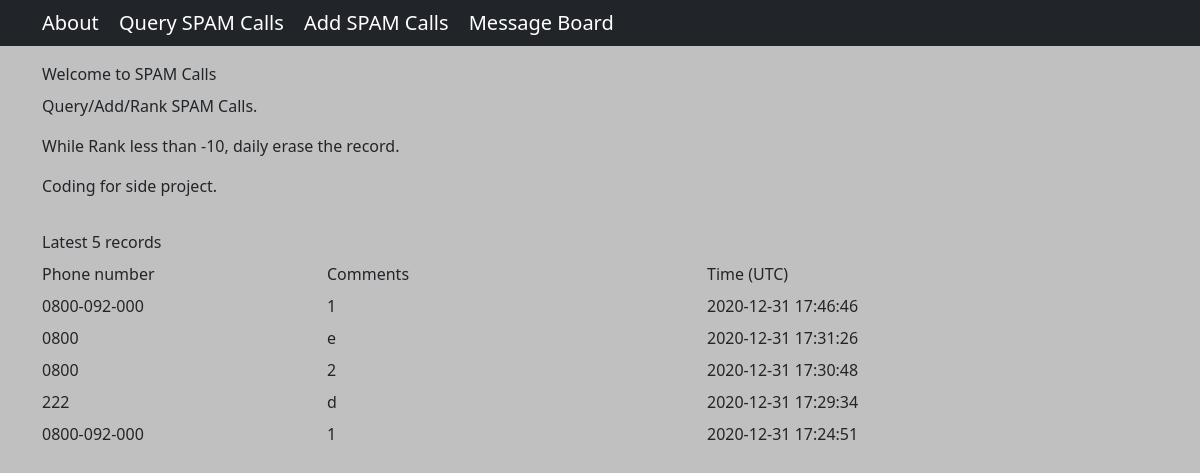
Before: /about with the older database file.
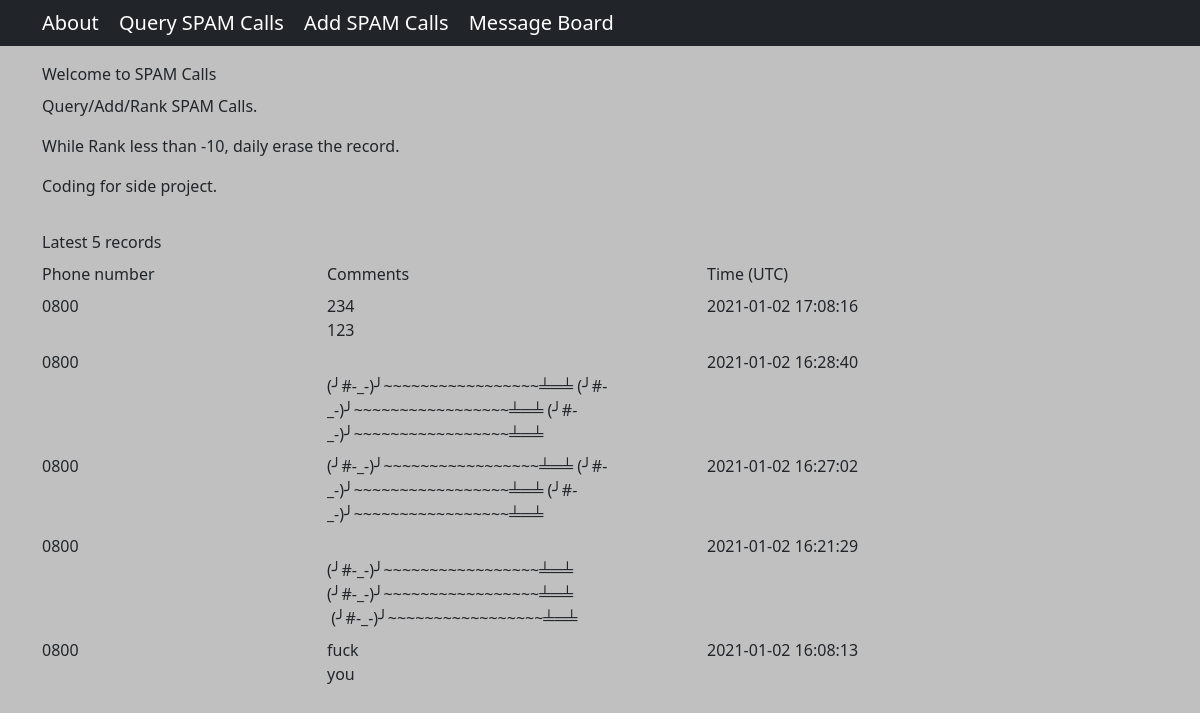
After: the same page with the newer database file.
### tables this page shows
CREATE TABLE calls (
            id INTEGER PRIMARY KEY AUTOINCREMENT,
            phone TEXT NOT NULL,
            comments TEXT NOT NULL,
            time TIMESTAMP DEFAULT CURRENT_TIMESTAMP,
            rank INTEGER DEFAULT 0
        );

### routes.py (the view)
@app.route("/", methods=["POST", "GET"])
@app.route("/about", methods=["POST", "GET"])
def about():
    sql = "select * from calls order by id desc limit 5"
    with sqlite3.connect(database) as con:
        con.row_factory = sqlite3.Row
        cur = con.cursor()
        cur.execute(sql)
        data = cur.fetchall()
    msg = ""
    if data == []:
        msg = None
        return render_template("result.html", action='query', msg=msg)
    return render_template("about.html", data=data)

### templates/about.html (shortened to what this page needs)
{% extends "template.html" %}
{% block main %}
<div class="container">
    <label class="form-label">Welcome to SPAM Calls</label>
    <p class="text-justify">Query/Add/Rank SPAM Calls.</p>
    <p class="text-justify">While Rank less than -10, daily erase the record.</p>
    <p class="text-justify">Coding for side project.</p>
</div>
<div class="container">
    {% if msg != None%}
    <label class="form-label">Latest 5 records</label>
    <div class="row mb-2">
        <div class="col-3">Phone number</div>
        <div class="col-4">Comments</div>
        <div class="col-4">Time (UTC)</div>
    </div>
    {% for rec in data %}
    <div class="row mb-2">
        <div class="col-3">{{ rec["phone"] }}</div>
        <div class="col-4 newline">{{ rec["comments"] }}</div>
        <div class="col-4">{{ rec["time"] }}</div>
    </div>
    {% endfor %}
    {% endif %}
</div>
{% endblock %}

Changed rows visible on the page:
no longer on this page (row edited): calls: phone "0800-092-000", comments "1", time "2020-12-31 17:46:46"
no longer on this page (row edited): calls: phone "0800", comments "e", time "2020-12-31 17:31:26"
no longer on this page (row unchanged): calls: phone "0800", comments "2", time "2020-12-31 17:30:48"
no longer on this page (row unchanged): calls: phone "222", comments "d", time "2020-12-31 17:29:34"
no longer on this page (row unchanged): calls: phone "0800-092-000", comments "1", time "2020-12-31 17:24:51"
added calls: phone "0800", comments "234 123", time "2021-01-02 17:08:16"
added calls: phone "0800", comments "(╯#-_-)╯~~~~~~~~~~~~~~~~~╧═╧ (╯#-_-)╯~~~~~~~~~~~~~~~~~╧═╧ (╯#-_-)╯~~~~~~~~~~~~~~~~~╧═╧", time "2021-01-02 16:28:40"
added calls: phone "0800", comments "(╯#-_-)╯~~~~~~~~~~~~~~~~~╧═╧ (╯#-_-)╯~~~~~~~~~~~~~~~~~╧═╧ (╯#-_-)╯~~~~~~~~~~~~~~~~~╧═╧", time "2021-01-02 16:27:02"
added calls: phone "0800", comments "(╯#-_-)╯~~~~~~~~~~~~~~~~~╧═╧ (╯#-_-)╯~~~~~~~~~~~~~~~~~╧═╧ (╯#-_-)╯~~~~~~~~~~~~~~~~~╧═╧", time "2021-01-02 16:21:29"
added calls: phone "0800", comments "fuck you", time "2021-01-02 16:08:13"
